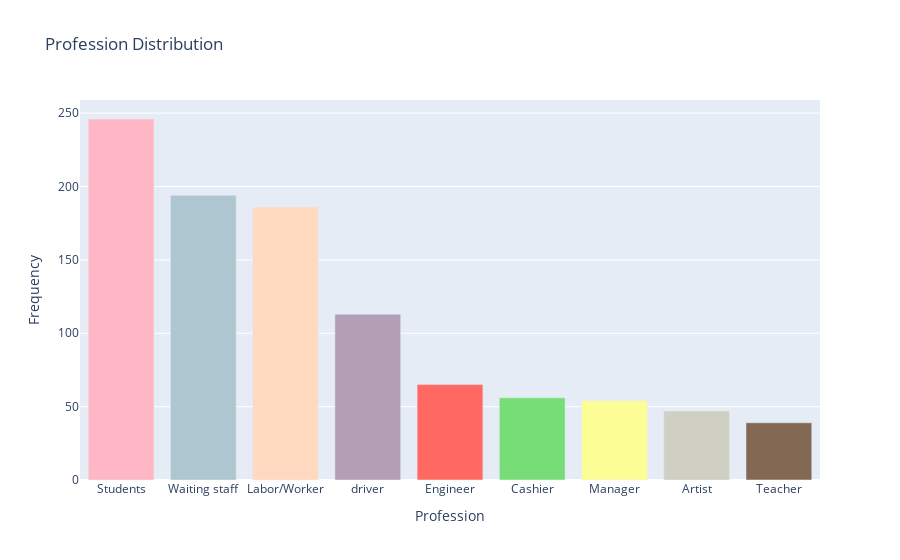

The code cell stored with this chart in its notebook:
### Markdown cell above
I will leverage Plotly exclusively to explore additional variables such as Profession, Frequency, Productivity Loss, Current Activity, and OS.

### Code cell
Profession_counts = df['Profession'].value_counts()
Profession_counts = Profession_counts.sort('count', descending=True)

pastel_colors = ['#FFB7C5', '#AEC6CF', '#FFDAC1', '#B39EB5', '#FF6961', '#77DD77', '#FDFD96', '#CFCFC4', '#836953', '#F49AC2']
trace = go.Bar(
    x=Profession_counts['Profession'],
    y=Profession_counts['count'],
    marker=dict(
        color=pastel_colors[:len(Profession_counts)] 
    )
)

layout = go.Layout(
    title='Profession Distribution',
    xaxis=dict(title='Profession'),
    yaxis=dict(title='Frequency')
)

fig = go.Figure(data=[trace], layout=layout)

fig.show()

### Figure 1 — Plotly figure (JSON) as saved in the notebook; plotly's stock layout.template omitted (floating-point values rounded to 4 significant figures)
{"data": [{"marker": {"color": ["#FFB7C5", "#AEC6CF", "#FFDAC1", "#B39EB5", "#FF6961", "#77DD77", "#FDFD96", "#CFCFC4", "#836953"]}, "type": "bar", "x": ["Students", "Waiting staff", "Labor/Worker", "driver", "Engineer", "Cashier", "Manager", "Artist", "Teacher"], "y": [246, 194, 186, 113, 65, 56, 54, 47, 39]}], "layout": {"title": {"text": "Profession Distribution"}, "xaxis": {"title": {"text": "Profession"}}, "yaxis": {"title": {"text": "Frequency"}}}}
